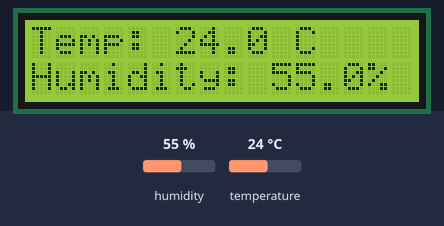
Bench run of a sketch on a simulated ESP32. On the bench: 16×2 character LCD. The test bench sets the inputs (shaded band); at power-on: humidity 55 %, temperature 24 °C. What the sketch prints to the serial monitor is not drawn.

Above: at 3.2 s.
3.3 s: humidity set to 22 %
At 4.8 s:
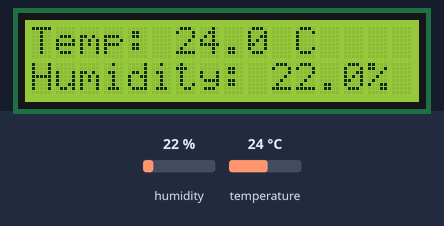
6.0 s: temperature set to 12 °C
At 7.5 s:
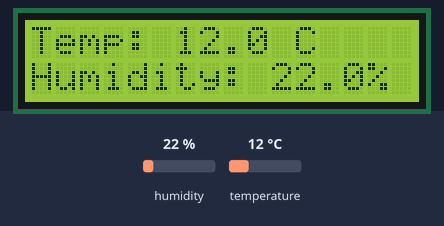
8.7 s: humidity set to 40 %
At 10.7 s:
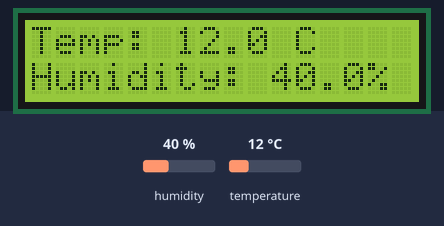
11.7 s: temperature set to 19 °C
At 13.5 s:
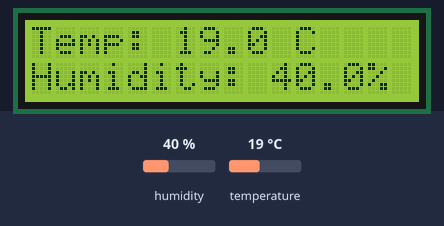
Timing chart, 0 to 15.0 s (numbered marks = the images above; inputs shaded):
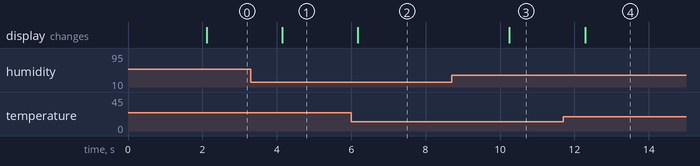

Measured:
- after the input at 3.3 s, the display: changes after 0.85 s (image 1)
- after the input at 6.0 s, the display: changes after 0.18 s (image 2)
- after the input at 8.7 s, the display: changes after 1.6 s (image 3)
- after the input at 11.7 s, the display: changes after 0.58 s (image 4)

The sketch:

sketch.ino
```cpp
/*
 * Auto-generated by CircuitForge AI (Flexible Generator)
 * Project: ESP32 LCD Display System
 */
#include <Arduino.h>
#include <Wire.h>
#include <LiquidCrystal_I2C.h>
#include <DHT.h>

#define DHTPIN 4
#define DHTTYPE DHT22

LiquidCrystal_I2C lcd(0x27, 16, 2);
DHT dht(DHTPIN, DHTTYPE);

void setup() {
  Serial.begin(115200);
  lcd.init();
  lcd.backlight();
  dht.begin();
  lcd.setCursor(0, 0);
  lcd.print("CircuitForge AI");
  delay(2000);
  Serial.println(F("CircuitForge AI - LCD Display System Initialized"));
}

void loop() {
  float t = dht.readTemperature();
  float h = dht.readHumidity();

  if (!isnan(t) && !isnan(h)) {
    lcd.clear();
    lcd.setCursor(0, 0);
    lcd.print("Temp: ");
    lcd.print(t, 1);
    lcd.print(" C");
    lcd.setCursor(0, 1);
    lcd.print("Humidity: ");
    lcd.print(h, 1);
    lcd.print("%");

    Serial.print(F("Temp: "));
    Serial.print(t);
    Serial.print(F(" C | Humidity: "));
    Serial.print(h);
    Serial.print(F(" %"));
  }
  delay(2000);
}
```
